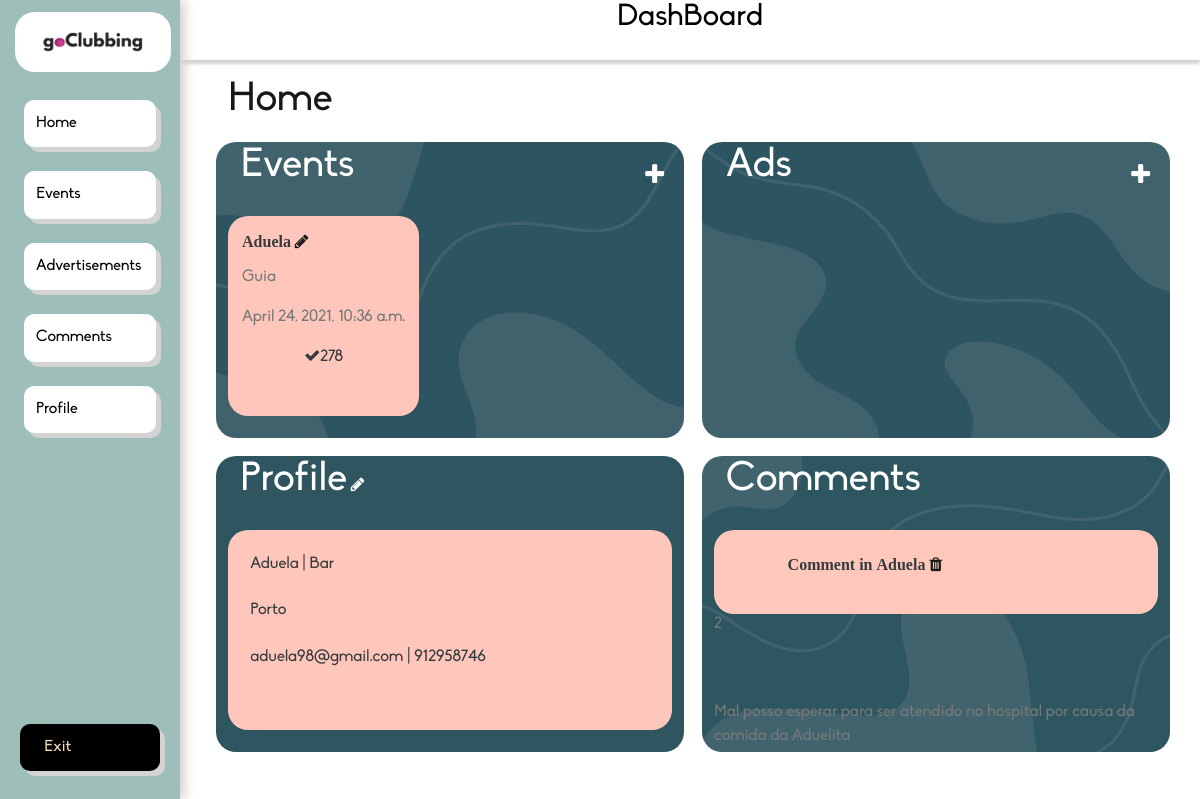
Screenshot of /dashboard/ (signed in) with the database file from the repository.
### app/models.py (models this page shows, shortened)
class Event(models.Model):
    name = models.CharField(max_length=100)
    location = models.CharField(max_length=100)
    datetime = models.DateTimeField(auto_now=False, auto_now_add=False)
    type = models.ForeignKey(Event_Type, on_delete=models.CASCADE)
    theme = models.CharField(max_length=100)
    min_age = models.IntegerField()
    organization = models.CharField(max_length=100)
    dress_code = models.CharField(max_length=100)
    business = models.ForeignKey(Business, on_delete=models.CASCADE)
    def __str__(self):
        return self.name

class Business(models.Model):
    name = models.CharField(max_length=100)
    location = models.CharField(max_length=100)
    address = models.CharField(max_length=100, default="")
    lat = models.FloatField(null=True, blank=True)
    lng = models.FloatField(null=True, blank=True)
    type = models.CharField(max_length=50)
    company_name = models.CharField(max_length=100)
    opening_hours = models.JSONField(null=True)
    contact_email = models.EmailField(max_length=100)
    contact_phone = models.IntegerField()
    user = models.OneToOneField(User, on_delete=models.CASCADE)
    profilePhoto = models.FileField(upload_to="business_photos/", default="business_photos/userDefault.png")

class Comment(models.Model):
    classification = models.IntegerField()
    body = models.CharField(max_length=1024)
    event = models.ForeignKey(Event, on_delete=models.CASCADE)

### app/views.py (the view)
# urls.py: path('dashboard/', dashboard_home, name='dashboard_home'),
def dashboard_home(request):
    events = Event.objects.all()
    ads = Advertisement.objects.all()
    comments = Comment.objects.all()
    business = Business.objects.get(user_id=request.user.id)
    tparams = {'events': events, 'ads': ads, 'comments': comments, 'self': business}
    return render(request, "dash_home.html", tparams)

### app/templates/dash_home.html (shortened to what this page needs)
{% extends "dashboard.html" %}
{% load static %}
{% block content %}
<div class="home-container">
    <div class="home-title">
        <h1>Home</h1>
    </div>
    <div class="events">
        <div class="title">
            <h1 style="float:left;">Events </h1>
            <a style="float:right; color: white" href={% url 'dashboard_newevent' %}><i class="mysmalls fa fa-plus"></i></a>
        </div>
        <div class="events-content">
            {% for event in events %}
                {% if event.business.name == self.name %}
            <div class="pub">
                <div>
                    <p class="fa" style="font-weight: bold">{{ event.name }}</p>
                    <a href={% url 'dashboard_event' num=event.id %}><i style="color:black;" class="fa fa-pencil"></i></a>
                    <p class="grey">{{ event.location }}</p>
                    <p class="grey">{{ event.datetime }}</p>
                    <p style="text-align: center"><i class="fa fa-check"></i>278</p>
                </div>
            </div>
                {% endif %}
            {% endfor %}
        </div>
        <img id="background-image" src="{% static "img/DashBoardFundo.png" %}"/>
    </div>
    <div class="pubs">
        <div class="title">
            <h1 style="float: left">Ads</h1>
            <a style="float:right; color: white" href={% url 'dashboard_newad' %}><i class="mysmalls fa fa-plus"></i></a>
        </div>
        <div class="pubs-content">
        </div>
        <img id="background-image" src="{% static "img/DashBoardFundo3.png" %}"/>
    </div>
    <div class="profiles">
        <div class="title">
            <h1 style="display: inline-block">Profile</h1>
            <a class="edit-button" href={% url 'dashboard_profile' %}><i class="fa fa-pencil"></i></a>
        </div>
        <div class="profile-content">
            <div class="profile">
                <p class="prof-text">{{ self.name }} | {{ self.type }}</p>
                <p class="prof-text">{{ self.location }}</p>
                <p class="prof-text">{{ self.contact_email }} | {{ self.contact_phone }}</p>
            </div>
        </div>
    </div>
    <div class="comments">
        <div class="title">
            <h1>Comments</h1>
        </div>
        <div class="comments-content">
            {% for comment in comments %}
                {% if comment.event.business == self %}
            <div class="comment">
                    <p class="fa" style="font-weight: bold">Comment in {{ comment.event }} <a href={% url 'dashboard_delete' num=1 %}><i style="color:black;" class="fa fa-trash"></i></a></p>
                    <p class="grey">{{ comment.classification }}</p>
                    <p class="grey">{{ comment.body|truncatewords:50 }}</p>
            </div>
                {% endif %}
            {% endfor %}
        </div>
    </div>
</div>
{% endblock %}

### app/static/css/dashboard.css (style rules this page uses)
html, body { margin: 0; height: 100%; width: 100%; overflow: auto; }
.home-container { height: 90vh; width: 100%; display: grid; grid-template-rows: 8vh 37vh 37vh; grid-template-columns: 39vw 39vw; grid-gap: 1.5vw; grid-template-areas: "title title" "events pubs" "profile comments"; overflow-x: hidden; overflow-y: auto; margin-left: 3vw; }
.home-container > * { display: grid; justify-content: center; align-content: center; background-color: #194350; border-radius: 20px; opacity: 90%; position: relative; }
.home-title { grid-area: title; background-color: transparent; justify-content: start; align-items: start; padding-top: 2vw; padding-left: 1vw; box-shadow: none; font-size: 1.5vw; color: black; }
.events { grid-area: events; display: grid; grid-template-rows: 1fr 3fr; grid-template-columns: 1fr; grid-template-areas: "title" "content"; height: 100%; width: 100%; }
.events > .title { font-size: 1vw; }
.events-content { display: inline-block; white-space: nowrap; position: relative; flex-direction: row; overflow-x: auto; overflow-y: hidden; scroll-behavior: smooth; height: 100%; width: 100%; -ms-overflow-style: none; scrollbar-width: none; }
.pubs { grid-area: pubs; display: grid; grid-template-rows: 1fr 3fr; grid-template-columns: 1fr; grid-template-areas: "title" "content"; }
.pubs > .title { font-size: 1vw; }
.pubs-content { display: inline-block; white-space: nowrap; position: relative; flex-direction: row; overflow-x: auto; overflow-y: hidden; scroll-behavior: smooth; height: 100%; width: 100%; -ms-overflow-style: none; scrollbar-width: none; }
.pub { height: 90%; width: fit-content; background-color: #FFC2B4; display: inline-block; margin-left: 1vw; border-radius: 20px; padding: 3% 3% 3% 3%; }
.profiles { grid-area: profile; display: grid; grid-template-rows: 1fr 3fr; grid-template-columns: 1fr; grid-template-areas: "title" "content"; }
.profile-content { display: inline-block; white-space: nowrap; position: relative; flex-direction: row; overflow-x: auto; overflow-y: hidden; scroll-behavior: smooth; height: 100%; width: 100%; -ms-overflow-style: none; scrollbar-width: none; }
.profile { height: 90%; width: 37vw; background-color: #FFC2B4; display: inline-block; margin-left: 1vw; border-radius: 20px; }
.prof-text { margin: 5%; }
.comments { grid-area: comments; display: grid; grid-template-rows: 1fr 3fr; grid-template-columns: 1fr; grid-template-areas: "title" "content"; }
.comments > .title { font-size: 1vw; }
.comments-content { display: grid; white-space: pre-wrap; position: relative; flex-direction: column; overflow-x: hidden; overflow-y: auto; scroll-behavior: smooth; height: 100%; width: 100%; -ms-overflow-style: none; scrollbar-width: none; }
.comment { height: 7vw; width: 37vw; background-color: #FFC2B4; display: inline-block; margin-left: 1vw; margin-bottom: 1vw; border-radius: 20px; padding: -50%; }
.title { grid-area: title; margin-left: 2vw; color: white; display: inline; }
.fa-pencil { color: white; margin-top: 2%; text-align: right; }
#background-image { height: 100%; width: 100%; position: absolute; z-index: -1; opacity: 8%; border-radius: 20px; transform: scaleX(-1); }
.edit-button { background-color: transparent; border: none; text-align: right; }
.grey { color: #696969; }
.mysmalls { margin: 20px !important; font-size: 2em !important; }

### app/templates/dashboard.html (style rules this page uses)
* { box-sizing: border-box; font-family: Biko, serif; }

### rows the page displays
Event: name "Aduela", location "Guia", datetime "April 24, 2021, 10:36 a.m."
Business: name "Aduela", type "Bar", location "Porto", contact_email "aduela98@gmail.com", contact_phone "912958746"
Comment: event "Aduela", classification "2", body "Mal posso esperar para ser atendido no hospital por causa da comida da Aduelita"
